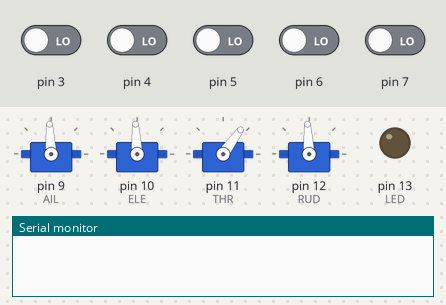
A sketch run on a simulated Arduino Leonardo, built with avr-gcc and run on an emulated ATmega32U4. Shown: 4 × servo, output pins drawn as LEDs (lit = HIGH), the last lines printed to the serial monitor. The test bench sets the inputs (shaded band); at power-on: pin 3–7 LOW.

Above: at 0.1 s.
At 0.7 s:
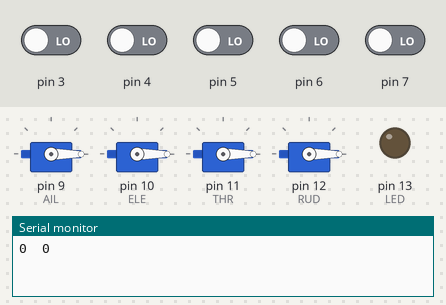
Timing chart, 0 to 2.2 s (numbered marks = the images above):
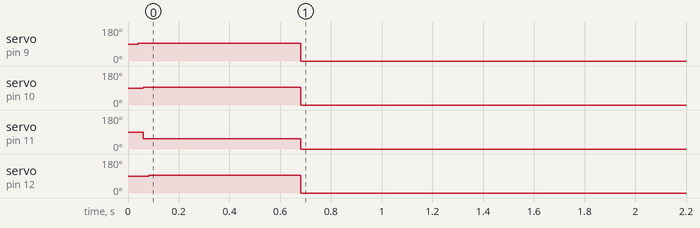

The sketch:

receiver.ino
```cpp
#include <Servo.h>
#define LED 13

Servo AIL;
Servo ELE;
Servo THR;
Servo RUD;
Servo AUX;

int recAIL;
int recELE;
int recTHR;
int recRUD;
int recAUX;

int max_rec;
int min_rec;
int mid_rec;
int ref_aux;
int ele, ail, rud, x,y;

int MILD = 100;
int HARSH = 200;
String data = "";
int xx;
int yy;

int counter = 0;
unsigned long lastTime;
unsigned long currTime;
unsigned long elapTime;

void setup() {

  Serial.begin(9600);
  Serial1.begin(9600);
  pinMode(8, INPUT);
  pinMode(9, OUTPUT);
  pinMode(10, OUTPUT);
  pinMode(11, OUTPUT);
  pinMode(12, OUTPUT);
  pinMode(13, OUTPUT);
  AIL.attach(9);
  ELE.attach(10);
  THR.attach(11);
  RUD.attach(12);

  recAIL = pulseIn(3, HIGH, 20000);
  for (int i = 0; i < 10; i++) {
    mid_rec += recAIL;
  }

  ref_aux = pulseIn(7, HIGH, 20000);
  mid_rec = mid_rec / 10; // average
  min_rec = mid_rec - 450; // minimum value
  max_rec = mid_rec + 450; // maximum value
  //mid_rec = 1500;
  digitalWrite(8, HIGH);
  fakePulse();
  delay(500);
}


void loop() {

  lastTime = micros();
  recAIL = pulseIn(3, HIGH, 20000);
  recELE = pulseIn(4, HIGH, 20000);
  recTHR = pulseIn(5, HIGH, 20000);
  recRUD = pulseIn(6, HIGH, 20000);
  recAUX = pulseIn(7, HIGH, 20000);
  //Keep reading from HC-05 and send to Arduino Serial Monitor
  //Serial.println(recAUX);

  //check if aux switch is flipped. if so trigger auto pilot
  if (recAUX > 0 && recAUX > (ref_aux + 400)){
    digitalWrite(LED, HIGH);
    read_wearable();
    rud = mid_rec;
    if (recAIL > mid_rec + 50 || recAIL < mid_rec - 50) {
      ail = recAIL;
    }
    if (recELE > mid_rec + 50 || recELE < mid_rec - 50) {
      ele = recELE;
    }
    if (recRUD > mid_rec + 50 || recRUD < mid_rec - 50) {
      rud = recRUD;
    }
  }
  else{
    //else, pass remote control signals to flight controller
    digitalWrite(LED, LOW);
    ail = recAIL;
    ele = recELE;
    rud = recRUD;
  }

  // pass ail, ele, rud signal values from remote control to flight controller
  AIL.writeMicroseconds(ail);
  ELE.writeMicroseconds(ele);
  THR.writeMicroseconds(recTHR);
  RUD.writeMicroseconds(rud);
  //  Serial.print(ail);
  //  Serial.print('\t');
  //  Serial.println(ele);


  //Serial.println(elapTime);
  Serial.print(ail);
  Serial.print('\t');
  Serial.println(ele);

}

void fakePulse() {

  AIL.writeMicroseconds(1500);
  delay(10);
  ELE.writeMicroseconds(1500);
  delay(10);
  THR.writeMicroseconds(1100);
  delay(10);
  RUD.writeMicroseconds(1500);
  delay(10);

}

void read_wearable(){

  Serial1.print(1); // For transmitter to synchronise data tx

  while (Serial1.available()) {
    char character = Serial1.read(); // Receive a single character from the software serial port
    data.concat(character); // Add the received character to the receive buffer
    if (character == '\n') {
      //Serial.print(data);
      if (counter == 0) {
        xx = data.toInt();
        counter = 1;
      }
      else if (counter == 1) {
        yy = data.toInt();
        counter = 0;
      }

      // Add your code to parse the received line here....

      // Clear receive buffer so we're ready to receive the next line
      data = "";
    }
  }

  if (xx > 50) {
    ail = mid_rec + xx;
  }
  else if (xx < -50) {
    xx = abs(xx);
    ail = mid_rec - xx;
  }
  else if (xx > -50 && xx < 50) {
    ail = mid_rec;
  }

  if (yy > 50){
    ele = mid_rec + yy;
  }
  else if (yy < -50) {
    yy = abs(yy);
    ele = mid_rec - yy;
  }
  else if (yy > -50 && yy < 50) {
    ele = mid_rec;
  }
}
//  switch(x){
//  case 51:
//    ail = mid_rec;
//    break;
//  case 52:
//    ail = mid_rec + MILD;
//    break;
//  case 53:
//    ail = mid_rec + HARSH;
//    break;
//  case 50:
//    ail = mid_rec - MILD;
//    break;
//  case 49:
//    ail = mid_rec - HARSH;
//    break;
//  }
//
//  switch(y){
//  case 51:
//    ele = mid_rec;
//    break;
//  case 52:
//    ele = mid_rec + MILD;
//    break;
//  case 53:
//    ele = mid_rec + HARSH;
//    break;
//  case 50:
//    ele = mid_rec - MILD;
//    break;
//  case 49:
//    ele = mid_rec + HARSH;
//    break;
//  }
```

Measured:
- by itself, servo on pin 9 (AIL): 90° → 93° at 0.04 s, → 0° 0.64 s later
- by itself, servo on pin 10 (ELE): 90° → 93° at 0.06 s, → 0° 0.62 s later
- by itself, servo on pin 11 (THR): 90° → 54° at 0.06 s, → 0° 0.62 s later
- by itself, servo on pin 12 (RUD): 90° → 93° at 0.08 s, → 0° 0.60 s later
